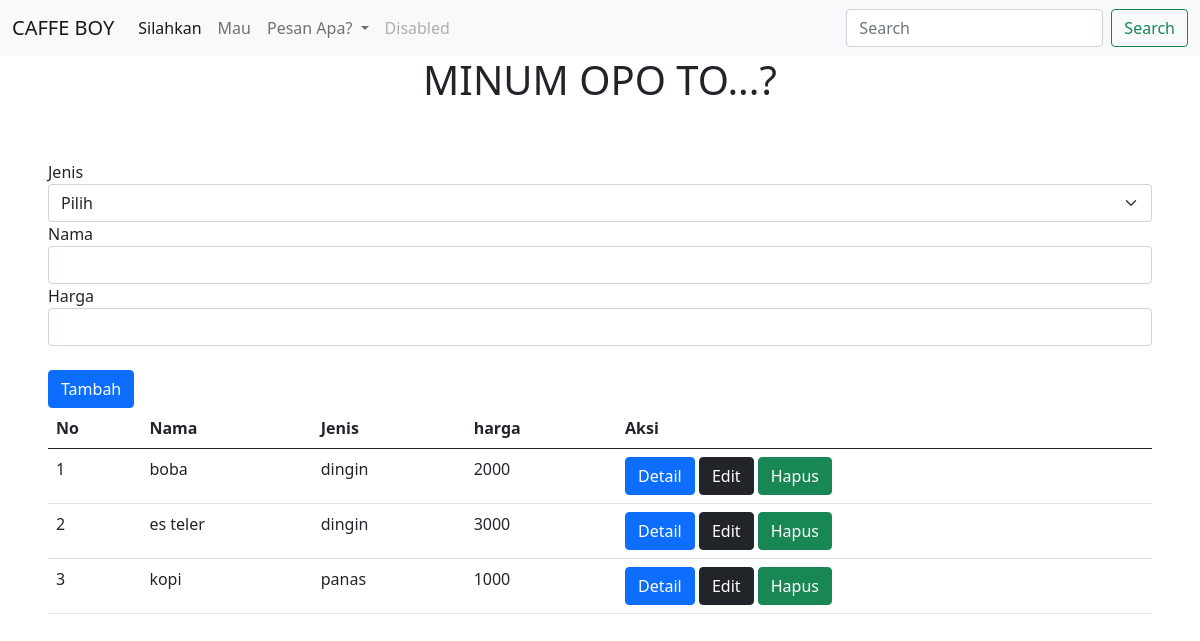
The app's page /minuman/ with its own data.
### minuman/models.py (models this page shows)
class minuman(models.Model):
    jenis = models.CharField(max_length=255)
    nama = models.CharField(max_length=255)
    harga = models.IntegerField()

### minuman/views.py (the view)
# urls.py: path('', views.readMinuman, name='readMinuman'),
def readMinuman(req):
    if req.POST:
        input_jenis = req.POST["jenis"]
        input_nama = req.POST["nama"]
        input_harga = req.POST["harga"]
        models.minuman.objects.create(jenis = input_jenis, nama= input_nama, harga = input_harga)
    data = models.minuman.objects.all()
    return render(req, "minuman/index.html", {
        "data": data,
    })

### templates/minuman/index.html (shortened to what this page needs)
<!DOCTYPE html>
<html lang="en">
<head>
    <link href="https://cdn.jsdelivr.net/npm/bootstrap@5.0.2/dist/css/bootstrap.min.css" rel="stylesheet">
</head>
<body>
 <section>
    <nav class="navbar navbar-expand-lg navbar-light bg-light">
        <div class="container-fluid">
          <a class="navbar-brand" href="#">CAFFE BOY</a>
          <div class="collapse navbar-collapse" id="navbarSupportedContent">
            <ul class="navbar-nav me-auto mb-2 mb-lg-0">
              <li class="nav-item">
                <a class="nav-link active" aria-current="page" href="#">Silahkan</a>
              </li>
              <li class="nav-item">
                <a class="nav-link" href="#">Mau</a>
              </li>
              <li class="nav-item dropdown">
                <a class="nav-link dropdown-toggle" href="#" id="navbarDropdown" role="button" data-bs-toggle="dropdown" aria-expanded="false">
                  Pesan Apa?
                </a>
              </li>
              <li class="nav-item">
                <a class="nav-link disabled">Disabled</a>
              </li>
            </ul>
            <form class="d-flex">
              <input class="form-control me-2" type="search" placeholder="Search" aria-label="Search">
              <button class="btn btn-outline-success" type="submit">Search</button>
            </form>
          </div>
        </div>
      </nav>
    </section>
    <div class="container text-center">
        <h1>MINUM OPO TO...?</h1>
    </div>
   <div class="p-5">
        <form action="" method="POST">
            <label>Jenis</label>
            <select class="form-select" name="jenis">
                <option selected>Pilih</option>
            </select>
            <label>Nama</label>
            <input type="text" name="nama" class="form-control">
            <label>Harga</label>
            <input type="text" name="harga" class="form-control"><br>
            <button type="submit" class="btn btn-primary">Tambah</button>
        </form>
        <div>
            <table class="table">
                <thead>
                    <th>No</th>
                    <th>Nama</th>
                    <th>Jenis</th>
                    <th>harga</th>
                    <th>Aksi</th>
                </thead>
                <tbody>
                    {% for d in data%}
                    <tr>
                        <td>{{forloop.counter}}</td>
                        <td>{{d.nama}}</td>
                        <td>{{d.jenis}}</td>
                        <td>{{d.harga}}</td>
                        <td>
                            <a href="detail/{{d.id}}" class="btn btn-primary">Detail</a>
                            <a href="edit/{{d.id}}" class="btn btn-dark">Edit</a>
                            <a href="hapus/{{d.id}}" class="btn btn-success">Hapus</a>
                        </td>
                    </tr>
                    {% endfor %}
                </tbody>
            </table>
        </div>
   </div>
</body>
</html>

### records on screen
minuman: nama "boba", jenis "dingin", harga "2000"
minuman: nama "es teler", jenis "dingin", harga "3000"
minuman: nama "kopi", jenis "panas", harga "1000"
